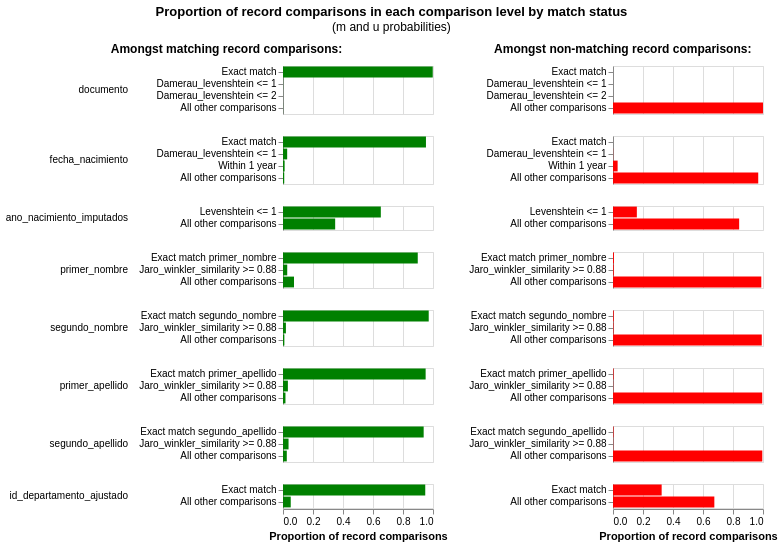

The notebook cell saved with this chart:
### Code cell
linker.m_u_parameters_chart()

### Figure 1 — Vega-Lite specification as saved in the notebook (floating-point values rounded to 4 significant figures)
{"config": {"view": {"continuousWidth": 300, "continuousHeight": 300, "discreteHeight": 300, "discreteWidth": 400}, "header": {"title": null}, "title": {"anchor": "middle", "offset": 10}}, "hconcat": [{"mark": "bar", "encoding": {"color": {"value": "green"}, "row": {"field": "comparison_name", "header": {"labelAlign": "left", "labelAnchor": "middle", "labelAngle": 0}, "sort": {"field": "comparison_sort_order"}, "type": "nominal"}, "tooltip": [{"field": "m_probability_description", "title": "m probability description", "type": "nominal"}, {"field": "comparison_name", "title": "Comparison column name", "type": "nominal"}, {"field": "label_for_charts", "title": "Label", "type": "ordinal"}, {"field": "sql_condition", "title": "SQL condition", "type": "nominal"}, {"field": "m_probability", "format": ".4p", "title": "m probability", "type": "quantitative"}, {"field": "u_probability", "format": ".4p", "title": "u probability", "type": "quantitative"}, {"field": "bayes_factor", "format": ",.4f", "title": "Bayes factor = m/u", "type": "quantitative"}, {"field": "log2_bayes_factor", "format": ",.4f", "title": "Match weight = log2(m/u)", "type": "quantitative"}], "x": {"axis": {"title": "Proportion of record comparisons"}, "field": "m_probability", "type": "quantitative"}, "y": {"axis": {"title": null}, "field": "label_for_charts", "sort": {"field": "comparison_vector_value", "order": "descending"}, "type": "nominal"}}, "height": {"step": 12}, "resolve": {"scale": {"y": "independent"}}, "title": {"text": "Amongst matching record comparisons:", "fontSize": 12, "fontWeight": "bold"}, "transform": [{"filter": "(datum.bayes_factor != 'no-op filter due to vega lite issue 4680')"}], "width": 150}, {"mark": "bar", "encoding": {"color": {"value": "red"}, "row": {"field": "comparison_name", "header": {"labels": false}, "sort": {"field": "comparison_sort_order"}, "type": "nominal"}, "tooltip": [{"field": "u_probability_description", "title": "u probability description", "type": "nominal"}, {"field": "comparison_name", "title": "Comparison column name", "type": "nominal"}, {"field": "label_for_charts", "title": "Label", "type": "ordinal"}, {"field": "sql_condition", "title": "SQL condition", "type": "nominal"}, {"field": "m_probability", "format": ".4p", "title": "m probability", "type": "quantitative"}, {"field": "u_probability", "format": ".4p", "title": "u probability", "type": "quantitative"}, {"field": "bayes_factor", "format": ",.4f", "title": "Bayes factor = m/u", "type": "quantitative"}, {"field": "log2_bayes_factor", "format": ",.4f", "title": "Match weight = log2(m/u)", "type": "quantitative"}], "x": {"axis": {"title": "Proportion of record comparisons"}, "field": "u_probability", "type": "quantitative"}, "y": {"axis": {"title": null}, "field": "label_for_charts", "sort": {"field": "comparison_vector_value", "order": "descending"}, "type": "nominal"}}, "height": {"step": 12}, "resolve": {"scale": {"y": "independent"}}, "title": {"text": "Amongst non-matching record comparisons:", "fontSize": 12, "fontWeight": "bold"}, "transform": [{"filter": "(datum.bayes_factor != 'no-op filter2 due to vega lite issue 4680')"}], "width": 150}], "data": {"name": "data-f2c128b909aae73e77aed1d43cb741bc"}, "title": {"text": "Proportion of record comparisons in each comparison level by match status", "subtitle": "(m and u probabilities)"}, "$schema": "https://vega.github.io/schema/vega-lite/v5.9.3.json", "datasets": {"data-f2c128b909aae73e77aed1d43cb741bc": [{"comparison_name": "documento", "sql_condition": "\"documento_l\" = \"documento_r\"", "label_for_charts": "Exact match", "m_probability": 0.9983, "u_probability": 1.717e-07, "m_probability_description": "Amongst matching record comparisons, 99.83% of records are in the exact match comparison level", "u_probability_description": "Amongst non-matching record comparisons, 0.00% of records are in the exact match comparison level", "has_tf_adjustments": false, "tf_adjustment_column": null, "tf_adjustment_weight": 1.0, "is_null_level": false, "bayes_factor": 5814000.0, "log2_bayes_factor": 22.47, "comparison_vector_value": 3, "max_comparison_vector_value": 3, "bayes_factor_description": "If comparison level is `exact match` then comparison is 5,813,745.22 times more likely to be a match", "probability_two_random_records_match": 1.653e-07, "comparison_sort_order": 0}, {"comparison_name": "documento", "sql_condition": "damerau_levenshtein(\"documento_l\", \"documento_r\") <= 1", "label_for_charts": "Damerau_levenshtein <= 1", "m_probability": 0.0008177, "u_probability": 6.225e-07, "m_probability_description": "Amongst matching record comparisons, 0.08% of records are in the damerau_levenshtein <= 1 comparison level", "u_probability_description": "Amongst non-matching record comparisons, 0.00% of records are in the damerau_levenshtein <= 1 comparison level", "has_tf_adjustments": false, "tf_adjustment_column": null, "tf_adjustment_weight": 1.0, "is_null_level": false, "bayes_factor": 1314.0, "log2_bayes_factor": 10.36, "comparison_vector_value": 2, "max_comparison_vector_value": 3, "bayes_factor_description": "If comparison level is `damerau_levenshtein <= 1` then comparison is 1,313.74 times more likely to be a match", "probability_two_random_records_match": 1.653e-07, "comparison_sort_order": 0}, {"comparison_name": "documento", "sql_condition": "damerau_levenshtein(\"documento_l\", \"documento_r\") <= 2", "label_for_charts": "Damerau_levenshtein <= 2", "m_probability": 0.0002992, "u_probability": 5.4e-05, "m_probability_description": "Amongst matching record comparisons, 0.03% of records are in the damerau_levenshtein <= 2 comparison level", "u_probability_description": "Amongst non-matching record comparisons, 0.01% of records are in the damerau_levenshtein <= 2 comparison level", "has_tf_adjustments": false, "tf_adjustment_column": null, "tf_adjustment_weight": 1.0, "is_null_level": false, "bayes_factor": 5.54, "log2_bayes_factor": 2.47, "comparison_vector_value": 1, "max_comparison_vector_value": 3, "bayes_factor_description": "If comparison level is `damerau_levenshtein <= 2` then comparison is 5.54 times more likely to be a match", "probability_two_random_records_match": 1.653e-07, "comparison_sort_order": 0}, {"comparison_name": "documento", "sql_condition": "ELSE", "label_for_charts": "All other comparisons", "m_probability": 0.0006017, "u_probability": 0.9999, "m_probability_description": "Amongst matching record comparisons, 0.06% of records are in the all other comparisons comparison level", "u_probability_description": "Amongst non-matching record comparisons, 99.99% of records are in the all other comparisons comparison level", "has_tf_adjustments": false, "tf_adjustment_column": null, "tf_adjustment_weight": 1.0, "is_null_level": false, "bayes_factor": 0.0006017, "log2_bayes_factor": -10.7, "comparison_vector_value": 0, "max_comparison_vector_value": 3, "bayes_factor_description": "If comparison level is `all other comparisons` then comparison is  1,661.98 times less likely to be a match", "probability_two_random_records_match": 1.653e-07, "comparison_sort_order": 0}, {"comparison_name": "fecha_nacimiento", "sql_condition": "\"fecha_nacimiento_l\" = \"fecha_nacimiento_r\"", "label_for_charts": "Exact match", "m_probability": 0.9531, "u_probability": 2.934e-05, "m_probability_description": "Amongst matching record comparisons, 95.31% of records are in the exact match comparison level", "u_probability_description": "Amongst non-matching record comparisons, 0.00% of records are in the exact match comparison level", "has_tf_adjustments": false, "tf_adjustment_column": null, "tf_adjustment_weight": 1.0, "is_null_level": false, "bayes_factor": 32480.0, "log2_bayes_factor": 14.99, "comparison_vector_value": 3, "max_comparison_vector_value": 3, "bayes_factor_description": "If comparison level is `exact match` then comparison is 32,482.96 times more likely to be a match", "probability_two_random_records_match": 1.653e-07, "comparison_sort_order": 1}, {"comparison_name": "fecha_nacimiento", "sql_condition": "damerau_levenshtein(\"fecha_nacimiento_l\", \"fecha_nacimiento_r\") <= 1", "label_for_charts": "Damerau_levenshtein <= 1", "m_probability": 0.02784, "u_probability": 0.0009128, "m_probability_description": "Amongst matching record comparisons, 2.78% of records are in the damerau_levenshtein <= 1 comparison level", "u_probability_description": "Amongst non-matching record comparisons, 0.09% of records are in the damerau_levenshtein <= 1 comparison level", "has_tf_adjustments": false, "tf_adjustment_column": null, "tf_adjustment_weight": 1.0, "is_null_level": false, "bayes_factor": 30.5, "log2_bayes_factor": 4.931, "comparison_vector_value": 2, "max_comparison_vector_value": 3, "bayes_factor_description": "If comparison level is `damerau_levenshtein <= 1` then comparison is 30.50 times more likely to be a match", "probability_two_random_records_match": 1.653e-07, "comparison_sort_order": 1}, {"comparison_name": "fecha_nacimiento", "sql_condition": "\n            abs(date_diff('year',\n                strptime(\"fecha_nacimiento_l\", '%Y-%m-%d'),\n                strptime(\"fecha_nacimiento_r\", '%Y-%m-%d'))\n                ) <= 1\n        ", "label_for_charts": "Within 1 year", "m_probability": 0.01088, "u_probability": 0.03085, "m_probability_description": "Amongst matching record comparisons, 1.09% of records are in the within 1 year comparison level", "u_probability_description": "Amongst non-matching record comparisons, 3.08% of records are in the within 1 year comparison level", "has_tf_adjustments": false, "tf_adjustment_column": null, "tf_adjustment_weight": 1.0, "is_null_level": false, "bayes_factor": 0.3525, "log2_bayes_factor": -1.504, "comparison_vector_value": 1, "max_comparison_vector_value": 3, "bayes_factor_description": "If comparison level is `within 1 year` then comparison is  2.84 times less likely to be a match", "probability_two_random_records_match": 1.653e-07, "comparison_sort_order": 1}, {"comparison_name": "fecha_nacimiento", "sql_condition": "ELSE", "label_for_charts": "All other comparisons", "m_probability": 0.00821, "u_probability": 0.9682, "m_probability_description": "Amongst matching record comparisons, 0.82% of records are in the all other comparisons comparison level", "u_probability_description": "Amongst non-matching record comparisons, 96.82% of records are in the all other comparisons comparison level", "has_tf_adjustments": false, "tf_adjustment_column": null, "tf_adjustment_weight": 1.0, "is_null_level": false, "bayes_factor": 0.008479, "log2_bayes_factor": -6.882, "comparison_vector_value": 0, "max_comparison_vector_value": 3, "bayes_factor_description": "If comparison level is `all other comparisons` then comparison is  117.93 times less likely to be a match", "probability_two_random_records_match": 1.653e-07, "comparison_sort_order": 1}, {"comparison_name": "ano_nacimiento_imputados", "sql_condition": "levenshtein(\"ano_nacimiento_imputados_l\", \"ano_nacimiento_imputados_r\") <= 1", "label_for_charts": "Levenshtein <= 1", "m_probability": 0.6522, "u_probability": 0.159, "m_probability_description": "Amongst matching record comparisons, 65.22% of records are in the levenshtein <= 1 comparison level", "u_probability_description": "Amongst non-matching record comparisons, 15.90% of records are in the levenshtein <= 1 comparison level", "has_tf_adjustments": false, "tf_adjustment_column": null, "tf_adjustment_weight": 1.0, "is_null_level": false, "bayes_factor": 4.102, "log2_bayes_factor": 2.036, "comparison_vector_value": 1, "max_comparison_vector_value": 1, "bayes_factor_description": "If comparison level is `levenshtein <= 1` then comparison is 4.10 times more likely to be a match", "probability_two_random_records_match": 1.653e-07, "comparison_sort_order": 2}, {"comparison_name": "ano_nacimiento_imputados", "sql_condition": "ELSE", "label_for_charts": "All other comparisons", "m_probability": 0.3478, "u_probability": 0.841, "m_probability_description": "Amongst matching record comparisons, 34.78% of records are in the all other comparisons comparison level", "u_probability_description": "Amongst non-matching record comparisons, 84.10% of records are in the all other comparisons comparison level", "has_tf_adjustments": false, "tf_adjustment_column": null, "tf_adjustment_weight": 1.0, "is_null_level": false, "bayes_factor": 0.4136, "log2_bayes_factor": -1.274, "comparison_vector_value": 0, "max_comparison_vector_value": 1, "bayes_factor_description": "If comparison level is `all other comparisons` then comparison is  2.42 times less likely to be a match", "probability_two_random_records_match": 1.653e-07, "comparison_sort_order": 2}, {"comparison_name": "primer_nombre", "sql_condition": "\"primer_nombre_l\" = \"primer_nombre_r\"", "label_for_charts": "Exact match primer_nombre", "m_probability": 0.8984, "u_probability": 0.006265, "m_probability_description": "Amongst matching record comparisons, 89.84% of records are in the exact match primer_nombre comparison level", "u_probability_description": "Amongst non-matching record comparisons, 0.63% of records are in the exact match primer_nombre comparison level", "has_tf_adjustments": true, "tf_adjustment_column": "primer_nombre", "tf_adjustment_weight": 1.0, "is_null_level": false, "bayes_factor": 143.4, "log2_bayes_factor": 7.164, "comparison_vector_value": 2, "max_comparison_vector_value": 2, "bayes_factor_description": "If comparison level is `exact match primer_nombre` then comparison is 143.40 times more likely to be a match", "probability_two_random_records_match": 1.653e-07, "comparison_sort_order": 3}, {"comparison_name": "primer_nombre", "sql_condition": "jaro_winkler_similarity(\"primer_nombre_l\", \"primer_nombre_r\") >= 0.88", "label_for_charts": "Jaro_winkler_similarity >= 0.88", "m_probability": 0.02818, "u_probability": 0.00501, "m_probability_description": "Amongst matching record comparisons, 2.82% of records are in the jaro_winkler_similarity >= 0.88 comparison level", "u_probability_description": "Amongst non-matching record comparisons, 0.50% of records are in the jaro_winkler_similarity >= 0.88 comparison level", "has_tf_adjustments": false, "tf_adjustment_column": null, "tf_adjustment_weight": 1.0, "is_null_level": false, "bayes_factor": 5.624, "log2_bayes_factor": 2.492, "comparison_vector_value": 1, "max_comparison_vector_value": 2, "bayes_factor_description": "If comparison level is `jaro_winkler_similarity >= 0.88` then comparison is 5.62 times more likely to be a match", "probability_two_random_records_match": 1.653e-07, "comparison_sort_order": 3}, {"comparison_name": "primer_nombre", "sql_condition": "ELSE", "label_for_charts": "All other comparisons", "m_probability": 0.07344, "u_probability": 0.9887, "m_probability_description": "Amongst matching record comparisons, 7.34% of records are in the all other comparisons comparison level", "u_probability_description": "Amongst non-matching record comparisons, 98.87% of records are in the all other comparisons comparison level", "has_tf_adjustments": false, "tf_adjustment_column": null, "tf_adjustment_weight": 1.0, "is_null_level": false, "bayes_factor": 0.07428, "log2_bayes_factor": -3.751, "comparison_vector_value": 0, "max_comparison_vector_value": 2, "bayes_factor_description": "If comparison level is `all other comparisons` then comparison is  13.46 times less likely to be a match", "probability_two_random_records_match": 1.653e-07, "comparison_sort_order": 3}, {"comparison_name": "segundo_nombre", "sql_condition": "\"segundo_nombre_l\" = \"segundo_nombre_r\"", "label_for_charts": "Exact match segundo_nombre", "m_probability": 0.9715, "u_probability": 0.004748, "m_probability_description": "Amongst matching record comparisons, 97.15% of records are in the exact match segundo_nombre comparison level", "u_probability_description": "Amongst non-matching record comparisons, 0.47% of records are in the exact match segundo_nombre comparison level", "has_tf_adjustments": true, "tf_adjustment_column": "segundo_nombre", "tf_adjustment_weight": 1.0, "is_null_level": false, "bayes_factor": 204.6, "log2_bayes_factor": 7.677, "comparison_vector_value": 2, "max_comparison_vector_value": 2, "bayes_factor_description": "If comparison level is `exact match segundo_nombre` then comparison is 204.62 times more likely to be a match", "probability_two_random_records_match": 1.653e-07, "comparison_sort_order": 4}, {"comparison_name": "segundo_nombre", "sql_condition": "jaro_winkler_similarity(\"segundo_nombre_l\", \"segundo_nombre_r\") >= 0.88", "label_for_charts": "Jaro_winkler_similarity >= 0.88", "m_probability": 0.01944, "u_probability": 0.003353, "m_probability_description": "Amongst matching record comparisons, 1.94% of records are in the jaro_winkler_similarity >= 0.88 comparison level", "u_probability_description": "Amongst non-matching record comparisons, 0.34% of records are in the jaro_winkler_similarity >= 0.88 comparison level", "has_tf_adjustments": false, "tf_adjustment_column": null, "tf_adjustment_weight": 1.0, "is_null_level": false, "bayes_factor": 5.796, "log2_bayes_factor": 2.535, "comparison_vector_value": 1, "max_comparison_vector_value": 2, "bayes_factor_description": "If comparison level is `jaro_winkler_similarity >= 0.88` then comparison is 5.80 times more likely to be a match", "probability_two_random_records_match": 1.653e-07, "comparison_sort_order": 4}, {"comparison_name": "segundo_nombre", "sql_condition": "ELSE", "label_for_charts": "All other comparisons", "m_probability": 0.009084, "u_probability": 0.9919, "m_probability_description": "Amongst matching record comparisons, 0.91% of records are in the all other comparisons comparison level", "u_probability_description": "Amongst non-matching record comparisons, 99.19% of records are in the all other comparisons comparison level", "has_tf_adjustments": false, "tf_adjustment_column": null, "tf_adjustment_weight": 1.0, "is_null_level": false, "bayes_factor": 0.009158, "log2_bayes_factor": -6.771, "comparison_vector_value": 0, "max_comparison_vector_value": 2, "bayes_factor_description": "If comparison level is `all other comparisons` then comparison is  109.19 times less likely to be a match", "probability_two_random_records_match": 1.653e-07, "comparison_sort_order": 4}, {"comparison_name": "primer_apellido", "sql_condition": "\"primer_apellido_l\" = \"primer_apellido_r\"", "label_for_charts": "Exact match primer_apellido", "m_probability": 0.9509, "u_probability": 0.00363, "m_probability_description": "Amongst matching record comparisons, 95.09% of records are in the exact match primer_apellido comparison level", "u_probability_description": "Amongst non-matching record comparisons, 0.36% of records are in the exact match primer_apellido comparison level", "has_tf_adjustments": true, "tf_adjustment_column": "primer_apellido", "tf_adjustment_weight": 1.0, "is_null_level": false, "bayes_factor": 262.0, "log2_bayes_factor": 8.033, "comparison_vector_value": 2, "max_comparison_vector_value": 2, "bayes_factor_description": "If comparison level is `exact match primer_apellido` then comparison is 261.95 times more likely to be a match", "probability_two_random_records_match": 1.653e-07, "comparison_sort_order": 5}, {"comparison_name": "primer_apellido", "sql_condition": "jaro_winkler_similarity(\"primer_apellido_l\", \"primer_apellido_r\") >= 0.88", "label_for_charts": "Jaro_winkler_similarity >= 0.88", "m_probability": 0.03265, "u_probability": 0.001433, "m_probability_description": "Amongst matching record comparisons, 3.26% of records are in the jaro_winkler_similarity >= 0.88 comparison level", "u_probability_description": "Amongst non-matching record comparisons, 0.14% of records are in the jaro_winkler_similarity >= 0.88 comparison level", "has_tf_adjustments": false, "tf_adjustment_column": null, "tf_adjustment_weight": 1.0, "is_null_level": false, "bayes_factor": 22.79, "log2_bayes_factor": 4.51, "comparison_vector_value": 1, "max_comparison_vector_value": 2, "bayes_factor_description": "If comparison level is `jaro_winkler_similarity >= 0.88` then comparison is 22.79 times more likely to be a match", "probability_two_random_records_match": 1.653e-07, "comparison_sort_order": 5}, {"comparison_name": "primer_apellido", "sql_condition": "ELSE", "label_for_charts": "All other comparisons", "m_probability": 0.01642, "u_probability": 0.9949, "m_probability_description": "Amongst matching record comparisons, 1.64% of records are in the all other comparisons comparison level", "u_probability_description": "Amongst non-matching record comparisons, 99.49% of records are in the all other comparisons comparison level", "has_tf_adjustments": false, "tf_adjustment_column": null, "tf_adjustment_weight": 1.0, "is_null_level": false, "bayes_factor": 0.01651, "log2_bayes_factor": -5.921, "comparison_vector_value": 0, "max_comparison_vector_value": 2, "bayes_factor_description": "If comparison level is `all other comparisons` then comparison is  60.58 times less likely to be a match", "probability_two_random_records_match": 1.653e-07, "comparison_sort_order": 5}, {"comparison_name": "segundo_apellido", "sql_condition": "\"segundo_apellido_l\" = \"segundo_apellido_r\"", "label_for_charts": "Exact match segundo_apellido", "m_probability": 0.9378, "u_probability": 0.003267, "m_probability_description": "Amongst matching record comparisons, 93.78% of records are in the exact match segundo_apellido comparison level", "u_probability_description": "Amongst non-matching record comparisons, 0.33% of records are in the exact match segundo_apellido comparison level", "has_tf_adjustments": true, "tf_adjustment_column": "segundo_apellido", "tf_adjustment_weight": 1.0, "is_null_level": false, "bayes_factor": 287.0, "log2_bayes_factor": 8.165, "comparison_vector_value": 2, "max_comparison_vector_value": 2, "bayes_factor_description": "If comparison level is `exact match segundo_apellido` then comparison is 287.02 times more likely to be a match", "probability_two_random_records_match": 1.653e-07, "comparison_sort_order": 6}, {"comparison_name": "segundo_apellido", "sql_condition": "jaro_winkler_similarity(\"segundo_apellido_l\", \"segundo_apellido_r\") >= 0.88", "label_for_charts": "Jaro_winkler_similarity >= 0.88", "m_probability": 0.03695, "u_probability": 0.001404, "m_probability_description": "Amongst matching record comparisons, 3.70% of records are in the jaro_winkler_similarity >= 0.88 comparison level", "u_probability_description": "Amongst non-matching record comparisons, 0.14% of records are in the jaro_winkler_similarity >= 0.88 comparison level", "has_tf_adjustments": false, "tf_adjustment_column": null, "tf_adjustment_weight": 1.0, "is_null_level": false, "bayes_factor": 26.32, "log2_bayes_factor": 4.718, "comparison_vector_value": 1, "max_comparison_vector_value": 2, "bayes_factor_description": "If comparison level is `jaro_winkler_similarity >= 0.88` then comparison is 26.32 times more likely to be a match", "probability_two_random_records_match": 1.653e-07, "comparison_sort_order": 6}, {"comparison_name": "segundo_apellido", "sql_condition": "ELSE", "label_for_charts": "All other comparisons", "m_probability": 0.02526, "u_probability": 0.9953, "m_probability_description": "Amongst matching record comparisons, 2.53% of records are in the all other comparisons comparison level", "u_probability_description": "Amongst non-matching record comparisons, 99.53% of records are in the all other comparisons comparison level", "has_tf_adjustments": false, "tf_adjustment_column": null, "tf_adjustment_weight": 1.0, "is_null_level": false, "bayes_factor": 0.02537, "log2_bayes_factor": -5.3, "comparison_vector_value": 0, "max_comparison_vector_value": 2, "bayes_factor_description": "If comparison level is `all other comparisons` then comparison is  39.41 times less likely to be a match", "probability_two_random_records_match": 1.653e-07, "comparison_sort_order": 6}, {"comparison_name": "id_departamento_ajustado", "sql_condition": "\"id_departamento_ajustado_l\" = \"id_departamento_ajustado_r\"", "label_for_charts": "Exact match", "m_probability": 0.9484, "u_probability": 0.3244, "m_probability_description": "Amongst matching record comparisons, 94.84% of records are in the exact match comparison level", "u_probability_description": "Amongst non-matching record comparisons, 32.44% of records are in the exact match comparison level", "has_tf_adjustments": true, "tf_adjustment_column": "id_departamento_ajustado", "tf_adjustment_weight": 1.0, "is_null_level": false, "bayes_factor": 2.924, "log2_bayes_factor": 1.548, "comparison_vector_value": 1, "max_comparison_vector_value": 1, "bayes_factor_description": "If comparison level is `exact match` then comparison is 2.92 times more likely to be a match", "probability_two_random_records_match": 1.653e-07, "comparison_sort_order": 7}, {"comparison_name": "id_departamento_ajustado", "sql_condition": "ELSE", "label_for_charts": "All other comparisons", "m_probability": 0.05162, "u_probability": 0.6756, "m_probability_description": "Amongst matching record comparisons, 5.16% of records are in the all other comparisons comparison level", "u_probability_description": "Amongst non-matching record comparisons, 67.56% of records are in the all other comparisons comparison level", "has_tf_adjustments": false, "tf_adjustment_column": null, "tf_adjustment_weight": 1.0, "is_null_level": false, "bayes_factor": 0.07641, "log2_bayes_factor": -3.71, "comparison_vector_value": 0, "max_comparison_vector_value": 1, "bayes_factor_description": "If comparison level is `all other comparisons` then comparison is  13.09 times less likely to be a match", "probability_two_random_records_match": 1.653e-07, "comparison_sort_order": 7}]}}
